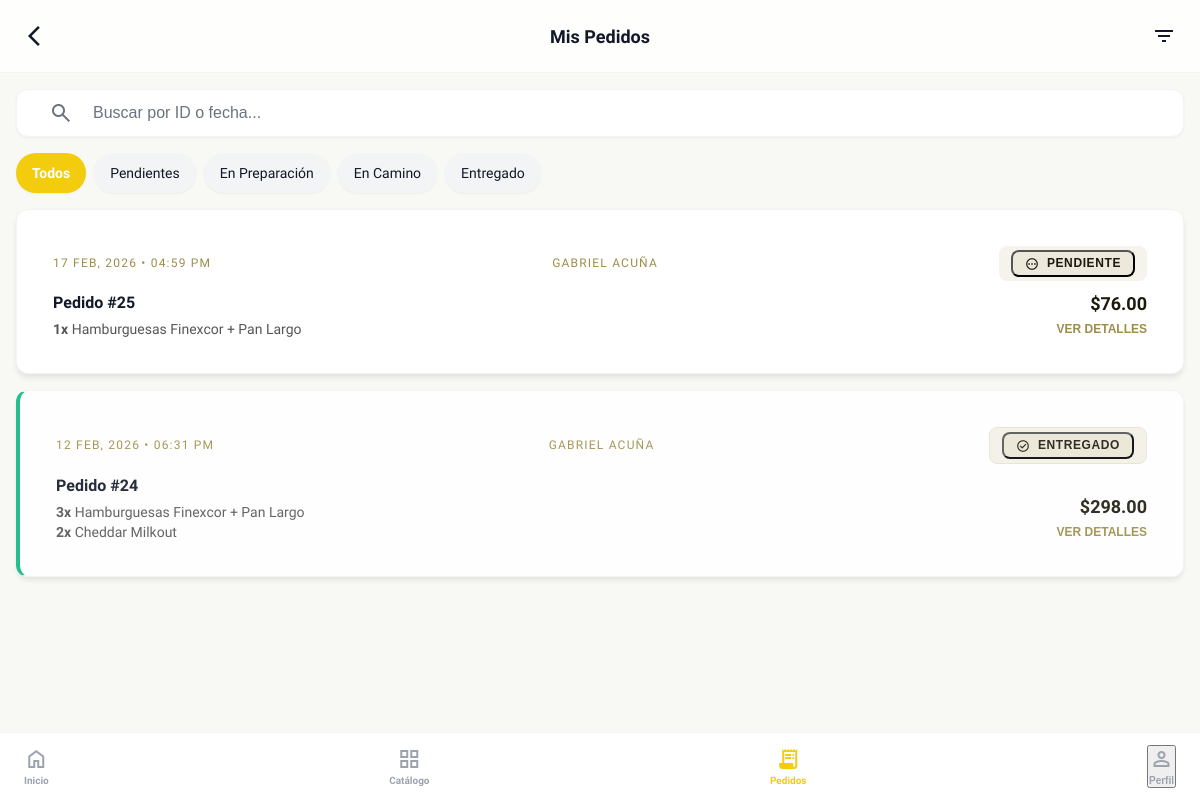
The page /admin/pedidos/index.php on the database its author committed.
### tables this page shows
CREATE TABLE `pedidos` (
  `id_pedido` int(11) NOT NULL,
  `id_cliente` int(11) DEFAULT NULL,
  `id_sucursal` int(11) NOT NULL,
  `codigo` int(11) NOT NULL,
  `clave` varchar(20) NOT NULL,
  `estado` enum('pendiente','en_preparacion','en_camino','entregado','cancelado') NOT NULL DEFAULT 'pendiente',
  `precio` int(11) NOT NULL,
  `moneda` varchar(5) NOT NULL DEFAULT '$',
  `fecha_ingreso` timestamp NOT NULL DEFAULT current_timestamp() ON UPDATE current_timestamp(),
  `fecha_entrega` timestamp NULL DEFAULT NULL,
  `observaciones` text DEFAULT NULL
);

CREATE TABLE `clientes` (
  `id_cliente` int(11) NOT NULL,
  `usuario` varchar(50) NOT NULL,
  `contrasena` varchar(255) DEFAULT NULL,
  `rol` tinyint(1) NOT NULL,
  `nombre` varchar(30) NOT NULL,
  `apellido` varchar(30) NOT NULL,
  `dni` int(11) NOT NULL,
  `correo` varchar(50) NOT NULL,
  `telefono` varchar(20) NOT NULL,
  `direccion` varchar(35) NOT NULL,
  `localidad` varchar(30) NOT NULL,
  `postal` varchar(10) NOT NULL,
  `activo` tinyint(1) NOT NULL DEFAULT 1,
  `imagen` text DEFAULT NULL
);

CREATE TABLE `productos_pedidos` (
  `id_componente` int(11) NOT NULL,
  `id_pedido` int(11) NOT NULL,
  `id_producto` int(11) NOT NULL,
  `nombre` varchar(45) NOT NULL,
  `cantidad` tinyint(4) NOT NULL
);

CREATE TABLE `productos` (
  `id_producto` int(11) NOT NULL,
  `created_at` timestamp NOT NULL DEFAULT current_timestamp(),
  `nombre` varchar(255) NOT NULL,
  `peso_gr` bigint(20) DEFAULT NULL,
  `precio` decimal(10,2) DEFAULT NULL,
  `stock` tinyint(1) NOT NULL DEFAULT 1,
  `fecha_vencimiento` date DEFAULT NULL,
  `ruta` text DEFAULT NULL,
  `id_categoria` int(11) NOT NULL,
  `cantidad` int(11) NOT NULL,
  `descripcion` text DEFAULT NULL,
  `activo` tinyint(1) NOT NULL DEFAULT 1,
  `destacado` tinyint(1) NOT NULL DEFAULT 0
);

### admin/pedidos/index.php (the view, shortened to what this page needs)
<!DOCTYPE html>
<head>
    <link href="../styles.css" rel="stylesheet" />
    <link rel="stylesheet" href="modal.css">
</head>
<?php
require_once __DIR__ . '/../../config/conexion.php';
$search = isset($_POST['search']) && !empty(trim($_POST['search'])) ? trim($_POST['search']) : '';
if ($search) {
    $sql = "
SELECT
p.id_pedido,
p.estado,
p.precio as total_pedido,
p.fecha_ingreso,
pp.cantidad,
prod.nombre as nombre_producto,
prod.ruta as imagen_producto,
c.nombre as nombre_cliente,
c.apellido as apellido_cliente
FROM pedidos p
LEFT JOIN productos_pedidos pp ON p.id_pedido = pp.id_pedido
LEFT JOIN productos prod ON pp.id_producto = prod.id_producto
LEFT JOIN clientes c ON p.id_cliente = c.id_cliente
WHERE p.id_pedido LIKE :search
ORDER BY p.fecha_ingreso DESC";
} else {
    $sql = "
SELECT
p.id_pedido,
p.estado,
p.precio as total_pedido,
p.fecha_ingreso,
pp.cantidad,
prod.nombre as nombre_producto,
prod.ruta as imagen_producto,
c.nombre as nombre_cliente,
c.apellido as apellido_cliente
FROM pedidos p
LEFT JOIN productos_pedidos pp ON p.id_pedido = pp.id_pedido
LEFT JOIN productos prod ON pp.id_producto = prod.id_producto
LEFT JOIN clientes c ON p.id_cliente = c.id_cliente
ORDER BY p.fecha_ingreso DESC";
}
$conn = conectar();
$stmt = $conn->prepare($sql);
if ($search) {
    $stmt->execute([':search' => '%' . $search . '%']);
} else {
    $stmt->execute();
}
$resultados = $stmt->fetchAll();
$pedidos_agrupados = [];
foreach ($resultados as $row) {
    $id = $row['id_pedido'];
    if (!isset($pedidos_agrupados[$id])) {
        $pedidos_agrupados[$id] = [
            'id_pedido' => $row['id_pedido'],
            'estado' => $row['estado'],
            'total' => $row['total_pedido'],
            'fecha' => $row['fecha_ingreso'],
            'cliente' => $row['nombre_cliente'],
            'apellido' => $row['apellido_cliente'],
            'items' => []
        ];
    }
    if ($row['nombre_producto']) {
        $pedidos_agrupados[$id]['items'][] = [
            'nombre' => $row['nombre_producto'],
            'cantidad' => $row['cantidad']
        ];
    }
}
?>
<body>
    <div style="display: flex; flex-direction: column; min-height: 100vh;">
        <header class="top-nav">
            <a href="../index.php" class="nav-back-btn">
                <span class="app-icon" style="font-size: 1.5rem;">arrow_back_ios</span>
            </a>
            <h2 class="nav-title">Mis Pedidos</h2>
            <div style="width: 3rem; display: flex; justify-content: flex-end;">
                <button class="btn-icon">
                    <span class="app-icon">filter_list</span>
                </button>
            </div>
        </header>
        <main style="flex: 1;">
            <section class="search-section">
                <form method="POST" action="index.php">
                    <div class="search-container">
                        <div class="search-icon-box">
                            <span class="app-icon">search</span>
                        </div>
                        <input type="text" class="search-input" placeholder="Buscar por ID o fecha..." name="search" />
                    </div>
                </form>
            </section>
            <section class="filter-section">
                <?php
                $currentCategory = isset($_GET['estado']) ? $_GET['estado'] : 'Todos';
                $categories = ['Todos', 'pendiente' => 'Pendientes', 'en_preparacion' => 'En Preparación', 'en_camino' => 'En Camino', 'entregado' => 'Entregado'];
                foreach ($categories as $cat):
                    $isActive = ($currentCategory === $cat) ? 'active' : '';
                    $url = ($cat === 'Todos') ? 'index.php' : 'index.php?estado=' . urlencode($cat);
                    ?>
                    <a href="<?php echo $url; ?>" class="category-btn <?php echo $isActive; ?>"
                        style="text-decoration: none; color: inherit; display: inline-flex;">
                        <p><?php echo htmlspecialchars($cat); ?></p>
                    </a>
                <?php endforeach; ?>
            </section>
            <div class="orders-list">
                <?php if (empty($pedidos_agrupados)): ?>
                    <div style="padding: 2rem; text-align: center; color: #666;">
                        <p>No se encontraron pedidos.</p>
                    </div>
                <?php else: ?>
                    <?php foreach ($pedidos_agrupados as $pedido): ?>
                        <?php
                        $status_text = 'PENDIENTE';
                        $card_class = 'order-card';
                        $icon = 'pending';
                        switch ($pedido['estado']) {
                            case 'entregado':
                                $status_text = 'ENTREGADO';
                                $card_class .= ' delivered';
                                $icon = 'check_circle';
                                break;
                            default:
                                $status_text = 'PENDIENTE';
                                $icon = 'pending';
                                break;
                        }
                        $dateObj = new DateTime($pedido['fecha']);
                        $dateFormatted = $dateObj->format('d M, Y • h:i A');
                        $cliente = $pedido['cliente'] . ' ' . $pedido['apellido'];
                        ?>
                        <div class="<?php echo $card_class; ?>">
                            <div class="order-content">
                                <div
                                    style="display: flex; justify-content: space-between; align-items: center; margin-bottom: 0.5rem;">
                                    <p class="order-meta-date"><?php echo $dateFormatted; ?></p>
                                    <p class="order-meta-date">
                                        <?php echo $cliente; ?>
                                    </p>
                                    <span
                                        class="status-badge <?php echo ($pedido['estado'] == 'entregado' ? 'delivered' : ($pedido['estado'] == 'cancelado' ? 'cancelled' : '')); ?>">
                                        <button class="status-badge btn-confirmar-pedido"
                                            data-id="<?php echo $pedido['id_pedido'] ?>"
                                            data-status="<?php echo $pedido['estado']; ?>">
                                            <span class="app-icon"
                                                style="font-size: 0.875rem; margin-right: 4px; vertical-align: middle;"><?php echo $icon; ?></span>
                                            <?php echo $status_text; ?>
                                        </button>
                                    </span>
                                </div>
                                <div style="display: flex; justify-content: space-between; align-items: flex-end;">
                                    <div>
                                        <p class="order-title">Pedido #<?php echo $pedido['id_pedido']; ?></p>
                                        <div class="order-items-preview" style="margin-top: 0.5rem;">
                                            <?php
                                            foreach ($pedido['items'] as $item) {
                                                echo '<p class="order-item-text" style="font-size: 0.875rem; color: #555;">';
                                                echo '<span class="order-item-bold">' . $item['cantidad'] . 'x</span> ' . htmlspecialchars($item['nombre']);
                                                echo '</p>';
                                            }
                                            ?>
                                        </div>
                                    </div>
                                    <div style="text-align: right; min-width: 80px;">
                                        <p style="font-size: 1.125rem; font-weight: 700; color: #1c190d;"
                                            class="dark:text-[#fcfbf8]">
                                            $<?php echo number_format($pedido['total'], 2); ?>
                                        </p>
                                        <button
                                            style="background: none; border: none; color: #9c8e49; font-size: 0.75rem; font-weight: 700; text-transform: uppercase; margin-top: 0.5rem; cursor: pointer;">
                                            Ver Detalles
                                        </button>
                                    </div>
                                </div>
                            </div>
                        </div>
                    <?php endforeach; ?>
                <?php endif; ?>
            </div>
        </main>
        <nav class="bottom-nav">
            <a href="../index.php" class="nav-item">
                <span class="app-icon">home</span>
                <span class="nav-label">Inicio</span>
            </a>
            <a href="../catalogo/index.php" class="nav-item">
                <span class="app-icon">grid_view</span>
                <span class="nav-label">Catálogo</span>
            </a>
            <a href="index.php" class="nav-item active">
                <span class="app-icon" style="font-variation-settings: 'FILL' 1;">receipt_long</span>
                <span class="nav-label">Pedidos</span>
            </a>
            <form action="../perfil/index.php" method="post">
                <button type="submit" class="nav-item">
                    <span class="app-icon">person</span>
                    <span class="nav-label">Perfil</span>
                </button>
            </form>
        </nav>
</body>
</html>

### rows shown on the page
pedidos: fecha_ingreso "17 FEB, 2026 • 04:59 PM", id_cliente.apellido "GABRIEL ACUÑA", estado "PENDIENTE", id_pedido "25", productos_pedidos.cantidad "1", productos.nombre "Hamburguesas Finexcor + Pan Largo", precio "76.00"
pedidos: productos_pedidos.cantidad "3", productos.nombre "Hamburguesas Finexcor + Pan Largo", productos_pedidos.cantidad "2", productos.nombre "Cheddar Milkout"

### other values the page prints
$cat "Todos"
$cat "Pendientes"
$cat "En Preparación"
$cat "En Camino"
$cat "Entregado"
$dateFormatted "12 FEB, 2026 • 06:31 PM"
$cliente "GABRIEL ACUÑA"
$status_text "ENTREGADO"
$pedido['id_pedido'] "24"
$pedido['total'] "298.00"
